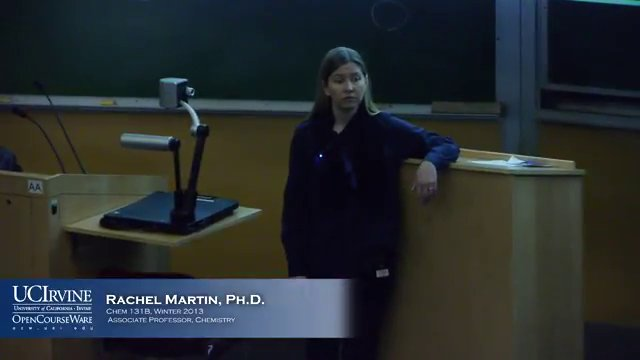
#> input picture backend/storage/frames/04ea7805-5dec-458f-9078-fbaedda85da4/frame_000015_74.6s.jpg, 640 x 360 px
$ python -i benchmark_scene.py   (imports and definitions only)
#> lines starting #> are read from the running program, lines starting #| are printed output that depends on the picture
#> further down, picture is the input picture: shape (360, 640, 3); mean B, G, R 46.3, 44.1, 38.7
import cv2
import numpy as np
import time
from pathlib import Path
import sys
import json

# Get a test video
video_path = next(Path("storage/uploads").glob("*.mp4"), None)
# [4 lines not run here, left out]

# [5 lines left out: function old_diff, not called in this run]

def new_features(frame):
    small = cv2.resize(frame, (320, 180))
    hsv = cv2.cvtColor(small, cv2.COLOR_BGR2HSV)
#> hsv: shape (180, 320, 3); mean H, S, V 76.6, 116.8, 54.1
    hist = cv2.calcHist([hsv], [0, 1], None, [32, 32], [0, 180, 0, 256])
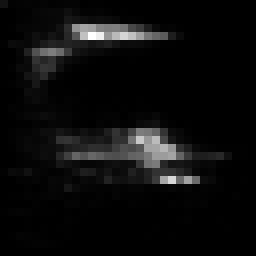
#> hist: shape (32, 32) float32 (shown 8 times larger); min 0, max 1107, mean 56.2; drawn with min black and max white
    cv2.normalize(hist, hist, alpha=0, beta=1, norm_type=cv2.NORM_MINMAX)
    gray = cv2.cvtColor(small, cv2.COLOR_BGR2GRAY)
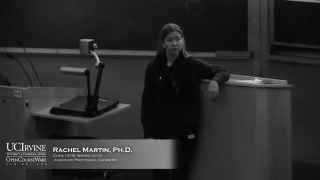
#> gray: shape (180, 320); min 4, max 252, mean 42.8
    return hist, gray

# [90 lines left out: functions new_diff, run_benchmark, not called in this run]

# [2 lines not run here, left out]

>>> import cv2
>>> picture = cv2.imread('../storage/frames/04ea7805-5dec-458f-9078-fbaedda85da4/frame_000015_74.6s.jpg')
>>> result = new_features(picture)

$ run again, on backend/storage/frames/04ea7805-5dec-458f-9078-fbaedda85da4/frame_000033_164.1s.jpg
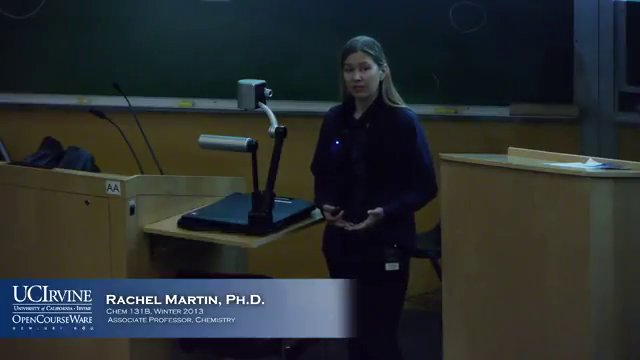
#> input picture backend/storage/frames/04ea7805-5dec-458f-9078-fbaedda85da4/frame_000033_164.1s.jpg, 640 x 360 px
#> picture is the input picture: shape (360, 640, 3); mean B, G, R 46.7, 45.4, 40.2
#> hsv: shape (180, 320, 3); mean H, S, V 75, 115, 55
#> in new_features, `hist = cv2.calcHist([hsv], [0, 1], None, [32, 32], [0, 180, 0, 256])`:
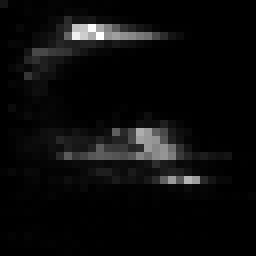
#> hist: shape (32, 32) float32 (shown 8 times larger); min 0, max 1220, mean 56.2; drawn with min black and max white
#> in new_features, `gray = cv2.cvtColor(small, cv2.COLOR_BGR2GRAY)`:
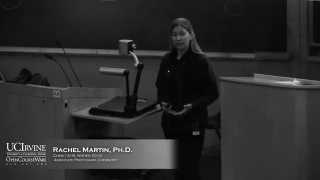
#> gray: shape (180, 320); min 2, max 251, mean 44.1

$ run again, on backend/storage/frames/04ea7805-5dec-458f-9078-fbaedda85da4/frame_000041_203.8s.jpg
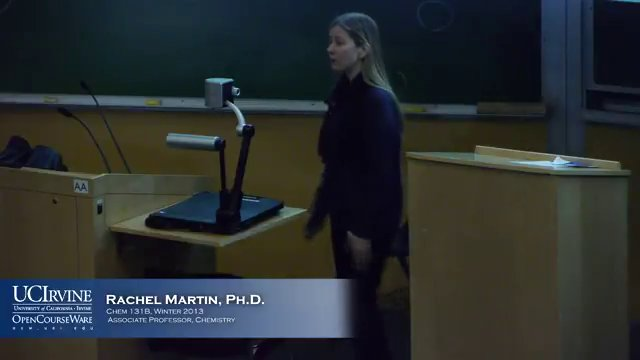
#> input picture backend/storage/frames/04ea7805-5dec-458f-9078-fbaedda85da4/frame_000041_203.8s.jpg, 640 x 360 px
#> picture is the input picture: shape (360, 640, 3); mean B, G, R 47.5, 46.3, 41.4
#> hsv: shape (180, 320, 3); mean H, S, V 73.6, 111.1, 56.1
#> in new_features, `hist = cv2.calcHist([hsv], [0, 1], None, [32, 32], [0, 180, 0, 256])`:
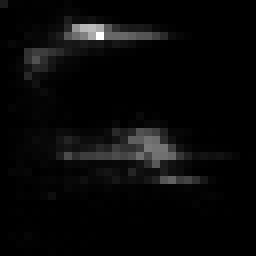
#> hist: shape (32, 32) float32 (shown 8 times larger); min 0, max 1625, mean 56.2; drawn with min black and max white
#> in new_features, `gray = cv2.cvtColor(small, cv2.COLOR_BGR2GRAY)`:
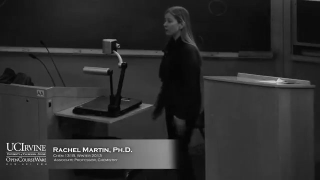
#> gray: shape (180, 320); min 4, max 252, mean 45.1
